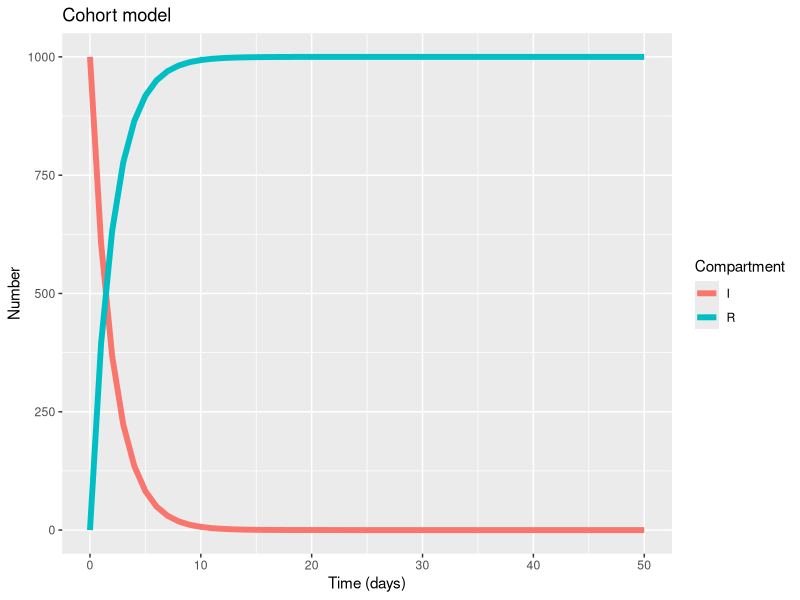
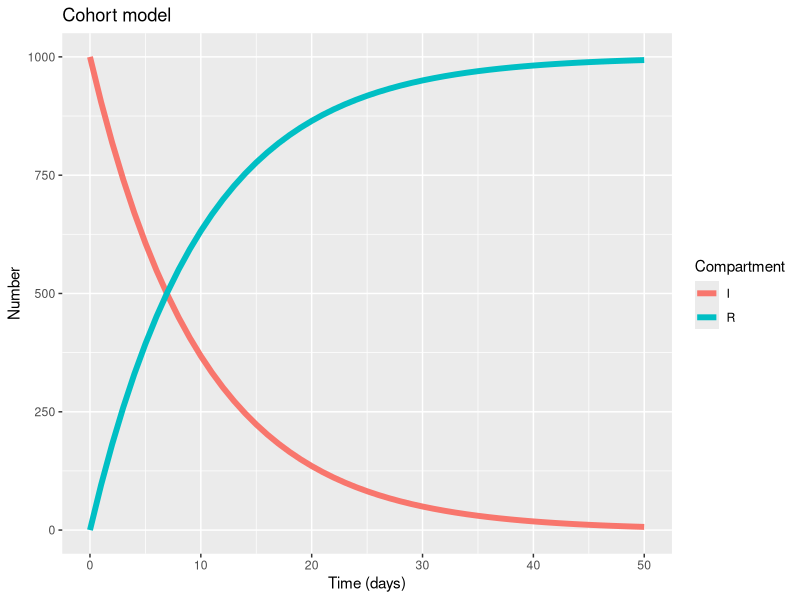

Here is the R script that generated these plots, in order:
## ---- chunk 1
knitr::opts_chunk$set(echo = TRUE)
## ---- chunk 2

# Load some useful packages:
library(deSolve)  # To solve differential equations 
library(reshape2) # To To manipulate our model output
library(ggplot2)  # To produce nice plots!
library(here)     # To ensure that we always are in our working directory


###################
#  Now let's code our  cohort model 

# We will call our tota population N. Let's create a parameter for N
N <- 1000

### Some model inputs

# Initial conditions: The cohort mode we want to code has two satges, I Infected  and R (recovered) 

# Lets create a vector that contains the state variables of the model

initial_state_values <- c(
                          I = N,
                          R = 0)           

# Note that we assign we assign initial values to model compartments I and R

# Parameter values per day: We now that the infectious period is on average 2 days
# According to that we can express the recovery rate (gamma) as follows:

parameters <- c(gamma = 1/2)


# TIMESTEPS:

# This is a Vector storing the sequence of timesteps to solve the model at
times <- seq(from = 0, to = 50, by = 1)   # from 0 to 50 days in daily intervals


### Now code the model ! 

## ODEs 
# The model function below takes as input arguments 
# (in the following order): time, state and parameters
# Note how the differential equations are coded and compare to your notes ! 

cohort_model <- function(time, state, parameters) {  
  
  with(as.list(c(state, parameters)), {     
    
    # Calculating the total population size N (the sum of the number of people in each compartment)
    N <- I+R
    
    # The differential equations
    dI  <- -gamma * I     
    dR <- gamma * I

    return(list(c(dI, dR))) 
  })
  
}

## ---- chunk 3
## MODEL OUTPUT (Solving the differential equations using the ode integration algorithm)

# We use the function ode (from deSolve package) and pass the system and parameters 
# that we have created above

# The model output will be stored in the data frame output1

output1 <- as.data.frame(ode(y = initial_state_values, 
                             times = times, 
                             func = cohort_model,
                             parms = parameters))

# Let's give the output a look by typing output1 in the console

# You see that each state variable (I and R) have each one a column
# For plotting this results we what we call long format, so let's use the rehsape 
# package and function "melt" to get our output in that format

# turn output data set into long format
output1_long <- melt(as.data.frame(output1), id = "time")                  

# Let's give the output a look by typing output1_long in the console


## Plot model out

# Plot the number of people in the I and R compartments over time
ggplot(data = output1_long,                                              # specify object containing data to plot
       aes(x = time, y = value, colour = variable, group = variable)) +  # assign columns to axes and groups
  geom_line(size=2) +                                                    # represent data as lines
  xlab("Time (days)")+                                                   # add label for x axis
  ylab("Number") +                                                       # add label for y axis
  labs(colour = "Compartment",                                           # add legend title  
  title = "Cohort model")  




## ---- chunk 4

# Tip: change gamma top 10 days as a rate 

parameters <- c(gamma = 1/10)

# Run again 
output1 <- as.data.frame(ode(y = initial_state_values, 
                             times = times, 
                             func = cohort_model,
                             parms = parameters))

# Let's give the output a look by typing output1 in the console

# You see that each state variable (I and R) have each one a column
# For plotting this results we what we call long format, so let's use the rehsape 
# package and function "melt" to get our output in that format

# turn output data set into long format
output1_long <- melt(as.data.frame(output1), id = "time")                  

# Let's give the output a look by typing output1_long in the console


## Plot model out

# Plot the number of people in the I and R compartments over time
ggplot(data = output1_long,                                              # specify object containing data to plot
       aes(x = time, y = value, colour = variable, group = variable)) +  # assign columns to axes and groups
  geom_line(size=2) +                                                    # represent data as lines
  xlab("Time (days)")+                                                   # add label for x axis
  ylab("Number") +                                                       # add label for y axis
  labs(colour = "Compartment",                                           # add legend title  
  title = "Cohort model")  
